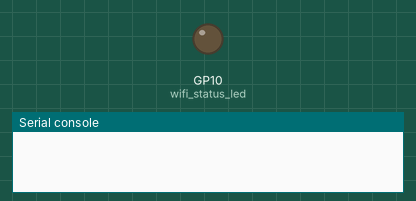
This program was run on a simulated Raspberry Pi Pico running MicroPython. Shown: output pins drawn as LEDs (lit = HIGH), the last lines printed to the serial console. WiFi joins after 1.5 s. At 4.5 s the program stops and its outputs stay as they are.

Above: at 0.1 s.
At 2.6 s:
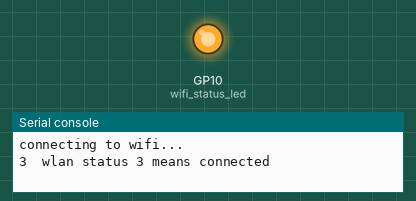
Timing chart, 0 to 6.0 s (numbered marks = the images above):
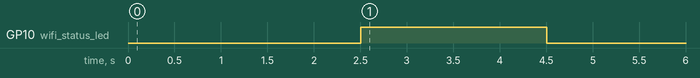

Measured:
- by itself, GP10 (wifi_status_led): LOW → HIGH at 2.5 s, → LOW 2.0 s later

The program:

conf_wifi_home.py
```python
#Library
from machine import Pin
import network
from time import sleep


#setup
connected_to_wifi=False
ssid='VirusGenerator'
password='VGAquarius090317'

#this led's purpose is to tell us that wifi is connected
wifi_status_led=Pin(10,Pin.OUT)
wifi_status_led.off()
sleep(1)
#connecting to wifi
print('connecting to wifi...')
wlan = network.WLAN(network.STA_IF)
wlan.active(True)
wlan.connect(ssid, password)

while connected_to_wifi == False:

    if wlan.isconnected():
        connected_to_wifi = True
        print(wlan.status(), ' wlan status 3 means connected ')
        wifi_status_led.on()
        sleep(2)
        wifi_status_led.off()

print('Connected to :' ,wlan.ifconfig() )
print('This Pico Server IP Address :' ,wlan.ifconfig()[0])
```
